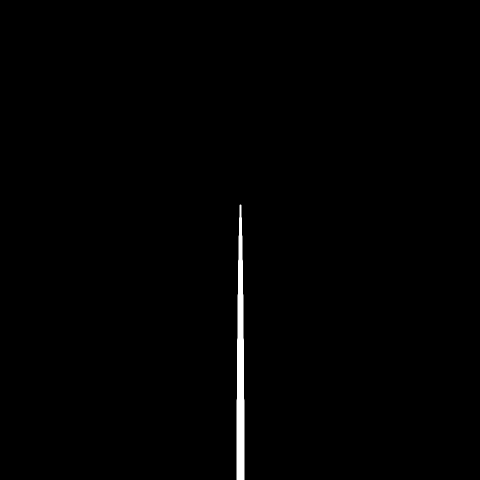
Frame 1 (no input)
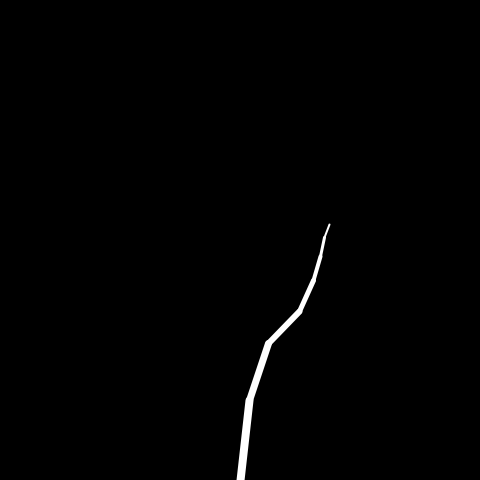
Frame 60 (the mouse pressed at the canvas centre just before this capture)
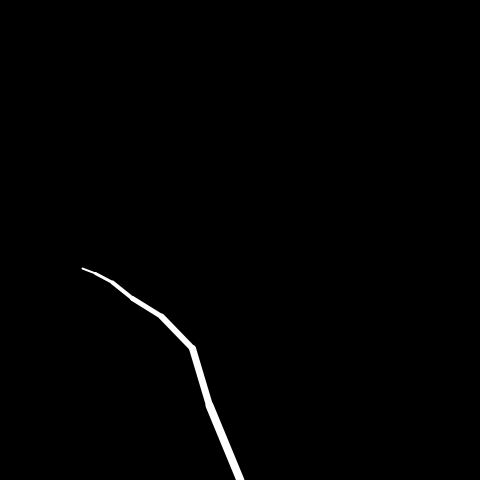
Frame 120 (the mouse held since frame 60 and released just before this capture)

The Processing sketch that drew these frames (run headless with seeded random() and noise(); from frame 60 on, the mouse is pressed at the canvas centre):

// Processing sketch: Forward_Kinematics
// ── Forward_Kinematics.pde
Arm arm;

void setup()
{
 size(480, 480);
 
 arm = new Arm(new PVector(width/2, height), 
  new PVector(width/2, height-80));
}

void draw()
{
 background(0);
 stroke(255);
 
 arm.render();
}

// ── Arm.pde
class Arm
{
 Segment[] seg;
 PVector base;
 Arm(PVector p1, PVector p2)
 {
  base = p1.copy();
  base.y++;
  seg = new Segment[7];
  seg[0] = new Segment(p1, p2);
  seg[0].reduce = seg[0].len;
 
  for (int i = 1; i < seg.length; i++)
   seg[i] = seg[i-1].child(); 
 }
 
 void render()
 {
  int weight = seg.length+1;
  strokeWeight(weight);
  for (int i = 0; i < seg.length; i++)
  {
   strokeWeight(weight);
   weight--;
   seg[i].render();
  }
 
  seg[0].setAngle(base, seg[0].p1);
  for (int i = 1; i < seg.length; i++)
   seg[i].setAngle(seg[i-1].p1, seg[i-1].p2);
 }
}

// ── Segment.pde
class Segment
{
 PVector p1, p2;
 int len;
 float offset = random(1000);
 float angle;
 float reduce = 0.75;
 
 Segment(PVector p1, PVector p2)
 {
  this.p1 = p1;
  this.p2 = p2;
  len = (int)(p1.y - p2.y);
 }
 
 Segment child()
 {
  return new Segment(p2, new PVector(p2.x, p2.y-(len*0.75))); 
 }
 
 void setAngle(PVector startP, PVector endP)
 {
    angle = map(noise(offset), 0, 1, -1, 1);
    offset += 0.01;
    
    PVector dir = PVector.sub(endP, startP);
    dir.rotate(angle);
    dir.mult(reduce);
    p1 = endP;
    p2 = PVector.add(p1, dir);
 }
 
 void render()
 {
  line(p1.x, p1.y, p2.x, p2.y);
 }
}
